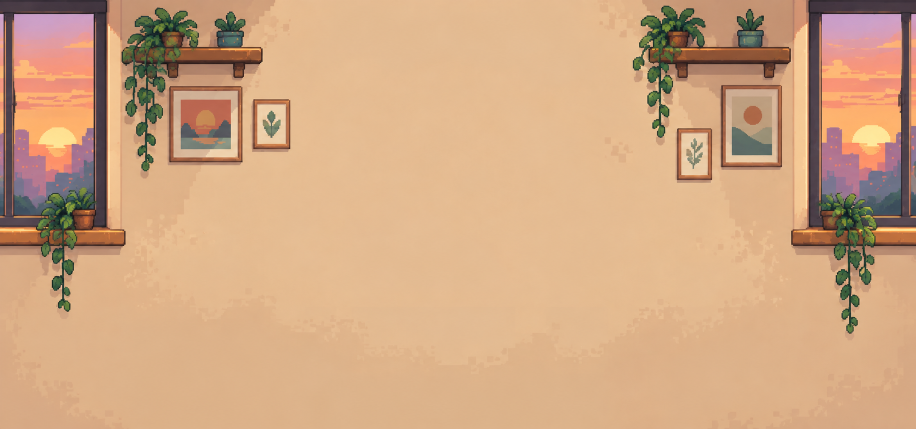
#> input picture docs/art/lobby-redesign/room-source.png, 1832 x 858 px, found by its file name (shown at 1/2 size)
$ python build_themes.py
#> lines starting #> are read from the running program, lines starting #| are printed output that depends on the picture
"""Build themed room maps and matching player animation atlases.
Source exports are retained in docs/art/lobby-themes. Requires Pillow.
Run after build_pixellab.py; does not overwrite original room or skins.
"""
from pathlib import Path
import re
from PIL import Image
import build_pixellab as base
ROOT = Path(__file__).resolve().parents[4]
ASSETS = ROOT / 'crates/lobby/assets'
SOURCE = ROOT / 'docs/art/lobby-themes'
THEMES = ('underwater', 'sky', 'school', 'gameroom')


def build():
    entries = []
    for theme in THEMES:
        folder = ASSETS / 'themes' / theme
        folder.mkdir(parents=True, exist_ok=True)
        Image.open(SOURCE/theme/'room-source.png').convert('RGBA').resize((640,384),Image.Resampling.NEAREST).save(folder/'room.png')
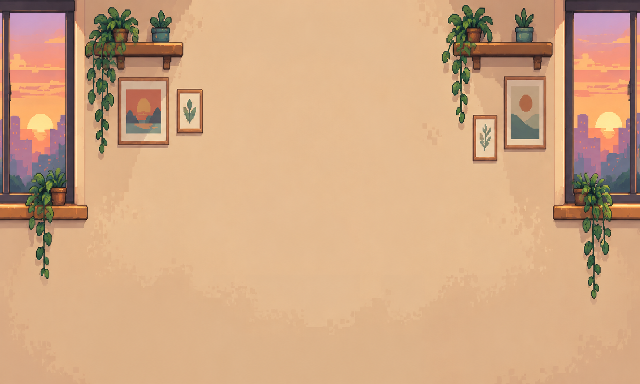
#> saved as room.png: PIL image 640x384 RGBA; mean R, G, B, A 208.3, 167.1, 131.1, 255
#> (the run stopped early here; a loop or call above may not have finished)
